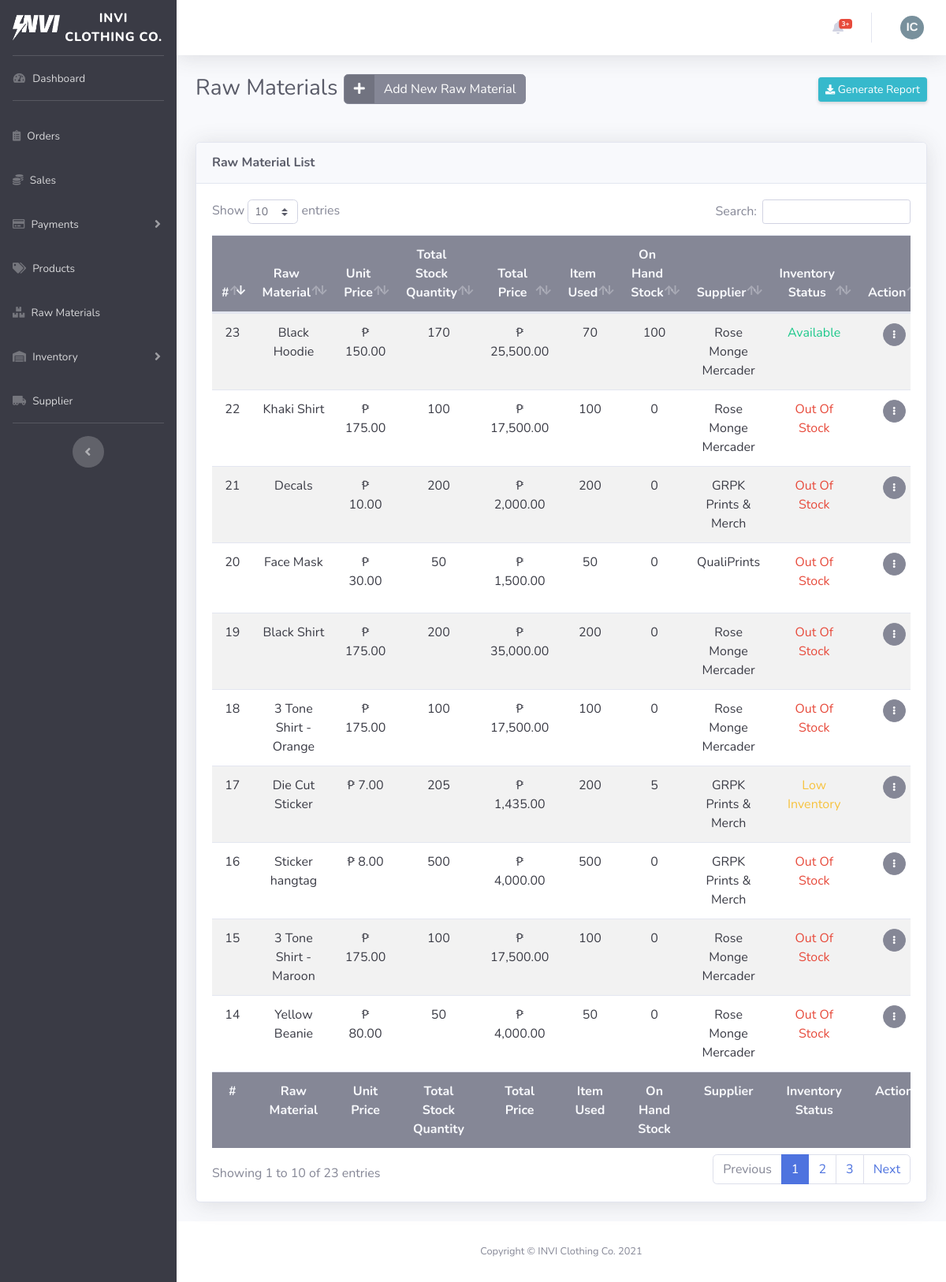
Page /dist/materials.php on the committed database.
### tables this page shows
CREATE TABLE `account_table` (
  `ID` int(11) NOT NULL AUTO_INCREMENT,
  `firstName` varchar(255) NOT NULL,
  `lastName` varchar(255) NOT NULL,
  `email` varchar(255) NOT NULL,
  `password` varchar(255) NOT NULL,
  `contactNumber` varchar(255) DEFAULT NULL,
  `profileImg` varchar(255) DEFAULT NULL,
  `access` varchar(255) NOT NULL,
  PRIMARY KEY (`ID`)
);

CREATE TABLE `rawmaterials_table` (
  `ID` int(11) NOT NULL AUTO_INCREMENT,
  `materialName` varchar(255) NOT NULL,
  `unitPrice` int(11) NOT NULL,
  `stockQty` int(11) NOT NULL,
  `supplierID` int(11) NOT NULL,
  PRIMARY KEY (`ID`),
  KEY `fk_supplier_idx` (`supplierID`),
  CONSTRAINT `fk_supplier` FOREIGN KEY (`supplierID`) REFERENCES `supplier_table` (`ID`) ON DELETE CASCADE ON UPDATE CASCADE
);

CREATE TABLE `supplier_table` (
  `ID` int(11) NOT NULL AUTO_INCREMENT,
  `supplierName` varchar(255) NOT NULL,
  `supplierEmail` varchar(255) NOT NULL,
  `supplierAddress` varchar(255) NOT NULL,
  `supplierContactNumber` varchar(255) NOT NULL,
  PRIMARY KEY (`ID`)
);

### dist/materials.php (the view, shortened to what the rows shown need)
<?php
require_once "../class/webstoreclass.php";
include_once "../includes/dashboard_header.php";
$admins = $store->get_admin();
?>
  <body id="page-top">
    <?php
    $store->add_material();
    $store->update_material();
    $materials = $store->get_all_materials();
    $store->contact_supplier();
    ?>
    <div id="wrapper">
      <div id="content-wrapper" class="d-flex flex-column">
        <div id="content">
          <?php include_once "../includes/dashboard_navbar.php"; ?>
          <div class="container-fluid">
            <div
              class="d-sm-flex align-items-center justify-content-between mb-4 d-print-none"
            >
              <h1 class="h3 mb-4 text-gray-800">Raw Materials
                <button type="button" href="#" class="btn btn-secondary btn-icon-split" data-toggle="modal" data-target="#materialsModal">
                    <span class="icon text">
                      <i class="fas fa-plus"></i>
                    </span>
                    <span class="text">Add New Raw Material</span>
                </button>
              </h1>
            </div>
                      <?php if ($materials) { ?>
                        <?php foreach ($materials as $material) { ?>
                              <?php $addedInventory = $store->get_added_stock_materials(
                                $material["ID"]
                              ); ?>
                              <?php $itemUsed = $store->used_materials(
                                $material["ID"]
                              ); ?>
                        <?php } ?>
                      <?php } ?>
            <div class="card shadow mb-4 d-print-none">
              <div class="card-body">
                <div class="table-responsive">
                  <table
                    class="table table-striped text-center"
                    id="dataTable"
                    width="100%"
                    cellspacing="0"
                    data-order='[[ 0, "desc" ]]'
                  >
                    <thead class="bg-gray-600 text-gray-100">
                      <tr>
                        <th>#</th>
                        <th>Raw Material</th>
                        <th>Unit Price</th>
                        <th>Total Stock Quantity</th>
                        <th>Total Price</th>
                        <th>Item Used</th>
                        <th>On Hand Stock</th>
                        <th>Supplier</th>
                        <th>Inventory Status</th>
                        <th>Action</th>
                      </tr>
                    </thead>
                    <tbody class="text-gray-900">
                      <?php if ($materials) { ?>
                        <?php foreach ($materials as $material) { ?>
                          <tr>
                            <td><?= $material["ID"] ?></td>
                            <td><?= $material["materialName"] ?></td>
                            <td>
                              <?= $material["unitPrice"]
                                ? "<span>&#8369;</span> " .
                                  number_format($material["unitPrice"], 2)
                                : "" ?>
                            </td>
                            <td>
                              <?php $addedInventory = $store->get_added_stock_materials(
                                $material["ID"]
                              ); ?>
                              <?php if (is_array($addedInventory)) { ?>
                                <?php foreach (
                                  $addedInventory
                                  as $addedStock
                                ) { ?>
                                  <?= $addedStock["stockQty"] +
                                    $addedStock["addedQty"] ?>
                                <?php } ?>
                              <?php } else { ?>
                                <?= $material["stockQty"] ?>
                              <?php } ?>
                            </td>
                            <td>
                            <?php $addedInventory = $store->get_added_stock_materials(
                              $material["ID"]
                            ); ?>
                              <?php if (is_array($addedInventory)) { ?>
                                <?php foreach (
                                  $addedInventory
                                  as $addedStock
                                ) { ?>
                                  <?= "<span>&#8369;</span> " .
                                    number_format(
                                      ($addedStock["stockQty"] +
                                        $addedStock["addedQty"]) *
                                        $material["unitPrice"],
                                      2
                                    ) ?>
                                <?php } ?>
                              <?php } else { ?>
                                <?= $material["unitPrice"]
                                  ? "<span>&#8369;</span> " .
                                    number_format(
                                      $material["stockQty"] *
                                        $material["unitPrice"],
                                      2
                                    )
                                  : "" ?>
                              <?php } ?>
                            </td>
                            <td>
                              <?php $itemUsed = $store->used_materials(
                                $material["ID"]
                              ); ?>
                              <?php if (is_array($itemUsed)) { ?>
                                <?php foreach ($itemUsed as $used) { ?>
                                  <?= $used["materialQty"] ?>
                                <?php } ?>
                              <?php } else { ?>
                                <?= "-" ?>
                              <?php } ?>
                            </td>
                            <td>
                              <?php
                              $itemUsed = $store->used_materials(
                                $material["ID"]
                              );
                              $addedInventory = $store->get_added_stock_materials(
                                $material["ID"]
                              );
                              ?>
                              <?php if (
                                is_array($itemUsed) &&
                                is_array($addedInventory)
                              ) { ?>
                                <?php foreach (
                                  $itemUsed
                                  as $index => $value
                                ) { ?>
                                  <?= $addedInventory[$index]["stockQty"] +
                                    $addedInventory[$index]["addedQty"] -
                                    $itemUsed[$index]["materialQty"] ?>
                                <?php } ?>
                              <?php } elseif (is_array($itemUsed)) { ?>
                                <?php foreach ($itemUsed as $used) { ?>
                                  <?= $material["stockQty"] -
                                    $used["materialQty"] ?>
                                <?php } ?>
                              <?php } else { ?>
                                <?= $material["stockQty"] ?>
                              <?php } ?>
                            </td>
                            <td><?= $material["supplierName"] ?></td>
                            <td>
                              <?php
                              $itemUsed = $store->used_materials(
                                $material["ID"]
                              );
                              $addedInventory = $store->get_added_stock_materials(
                                $material["ID"]
                              );
                              ?>
                              <?php if (
                                is_array($itemUsed) &&
                                is_array($addedInventory)
                              ) { ?>
                                <?php foreach (
                                  $itemUsed
                                  as $index => $value
                                ) { ?>
                                  <?php if (
                                    $addedInventory[$index]["stockQty"] +
                                      $addedInventory[$index]["addedQty"] -
                                      $itemUsed[$index]["materialQty"] <=
                                    0
                                  ) { ?>
                                    <?= '<p class="text-danger">Out Of Stock</p>' ?>
                                  <?php } elseif (
                                    $addedInventory[$index]["stockQty"] +
                                      $addedInventory[$index]["addedQty"] -
                                      $itemUsed[$index]["materialQty"] <=
                                    10
                                  ) { ?>
                                    <?= '<p class="text-warning">Low Inventory</p>' ?>
                                  <?php } else { ?>
                                    <?= '<p class="text-success">Available</p>' ?>
                                  <?php } ?>
                                <?php } ?>
                              <?php } elseif (is_array($itemUsed)) { ?>
                                <?php foreach ($itemUsed as $used) { ?>
                                  <?php if (
                                    $material["stockQty"] -
                                      $used["materialQty"] <=
                                    0
                                  ) { ?>
                                    <?= '<p class="text-danger">Out Of Stock</p>' ?>
                                <?php } elseif (
                                    $material["stockQty"] -
                                      $used["materialQty"] <=
                                    10
                                  ) { ?>
                                  <?= '<p class="text-warning">Low Inventory</p>' ?>
                                <?php } else { ?>
                                  <?= '<p class="text-success">Available</p>' ?>
                                <?php } ?>
                              <?php } ?>
                            <?php } ?>
                            </td>
                            <td>
                              <div class="dropdown no-arrow">
                                <a class="dropdown-toggle btn btn-secondary btn-circle btn-sm href="#" role="button" id="dropdownMenuLink" data-toggle="dropdown" aria-haspopup="true" aria-expanded="false">
                                    <i class="fas fa-ellipsis-v fa-sm fa-fw"></i>
                                </a>
                              </div>
                            </td>
                          </tr>
                        <?php } ?>
                      <?php } ?>
                    </tbody>
                    <tfoot class="bg-gray-600 text-gray-100">
                        <tr>
                          <th>#</th>
                          <th>Raw Material</th>
                          <th>Unit Price</th>
                          <th>Total Stock Quantity</th>
                          <th>Total Price</th>
                          <th>Item Used</th>
                          <th>On Hand Stock</th>
                          <th>Supplier</th>
                          <th>Inventory Status</th>
                          <th>Action</th>
                        </tr>
                    </tfoot>
                  </table>
                </div>
              </div>
            </div>
          </div>
        </div>
      </div>
    </div>
  </body>
</html>

### includes/dashboard_navbar.php (shortened to what the rows shown need)
<nav class="navbar navbar-expand navbar-light bg-white topbar mb-4 static-top shadow d-print-none">
    <ul class="navbar-nav ml-auto">
        <li class="nav-item dropdown no-arrow">
            <a class="nav-link dropdown-toggle" href="#" id="userDropdown" role="button"
                data-toggle="dropdown" aria-haspopup="true" aria-expanded="false">
                    <?php if ($admins) { ?>
                        <?php foreach ($admins as $admin) { ?>
                            <?php if (
                              is_null($admin["profileImg"]) ||
                              empty($admin["profileImg"])
                            ) { ?>
                            <img alt="Profile image" class="avatar mx-auto d-block mt-4 mb-4" width="30px" height="30px" style="border-radius:50%;">
                            <?php } else { ?>
                                <img src="./assets/img/<?= $admin[
                                  "profileImg"
                                ] ?>" alt="Profile image" class="mx-auto d-block mt-4 mb-4" width="30px" height="30px" style="object-fit:cover; border-radius:50%;">
                            <?php } ?>
                        <?php } ?>
                    <?php } ?>
            </a>
        </li>
    </ul>
</nav>

### rows in the picture
rawmaterials_table: ID "23", materialName "Black Hoodie", unitPrice "150.00", addedQty "170", unitPrice "25,500.00", materialQty "70", materialQty "100", supplierID.supplierName "Rose Monge Mercader"
rawmaterials_table: ID "22", materialName "Khaki Shirt", unitPrice "175.00", stockQty "100", stockQty+unitPrice "17,500.00", materialQty "100", materialQty "0", supplierID.supplierName "Rose Monge Mercader"
rawmaterials_table: ID "21", materialName "Decals", unitPrice "10.00", stockQty "200", stockQty+unitPrice "2,000.00", materialQty "200", materialQty "0", supplierID.supplierName "GRPK Prints & Merch"
rawmaterials_table: ID "20", materialName "Face Mask", unitPrice "30.00", stockQty "50", stockQty+unitPrice "1,500.00", materialQty "50", materialQty "0", supplierID.supplierName "QualiPrints"
rawmaterials_table: ID "19", materialName "Black Shirt", unitPrice "175.00", addedQty "200", unitPrice "35,000.00", materialQty "200", materialQty "0", supplierID.supplierName "Rose Monge Mercader"
rawmaterials_table: ID "18", materialName "3 Tone Shirt - Orange", unitPrice "175.00", stockQty "100", stockQty+unitPrice "17,500.00", materialQty "100", materialQty "0", supplierID.supplierName "Rose Monge Mercader"
rawmaterials_table: ID "17", materialName "Die Cut Sticker", unitPrice "7.00", addedQty "205", unitPrice "1,435.00", materialQty "200", materialQty "5", supplierID.supplierName "GRPK Prints & Merch"
rawmaterials_table: ID "16", materialName "Sticker hangtag", unitPrice "8.00", addedQty "500", unitPrice "4,000.00", materialQty "500", materialQty "0", supplierID.supplierName "GRPK Prints & Merch"
rawmaterials_table: ID "15", materialName "3 Tone Shirt - Maroon", unitPrice "175.00", stockQty "100", stockQty+unitPrice "17,500.00", materialQty "100", materialQty "0", supplierID.supplierName "Rose Monge Mercader"
rawmaterials_table: ID "14", materialName "Yellow Beanie", unitPrice "80.00", stockQty "50", stockQty+unitPrice "4,000.00", materialQty "50", materialQty "0", supplierID.supplierName "Rose Monge Mercader"
